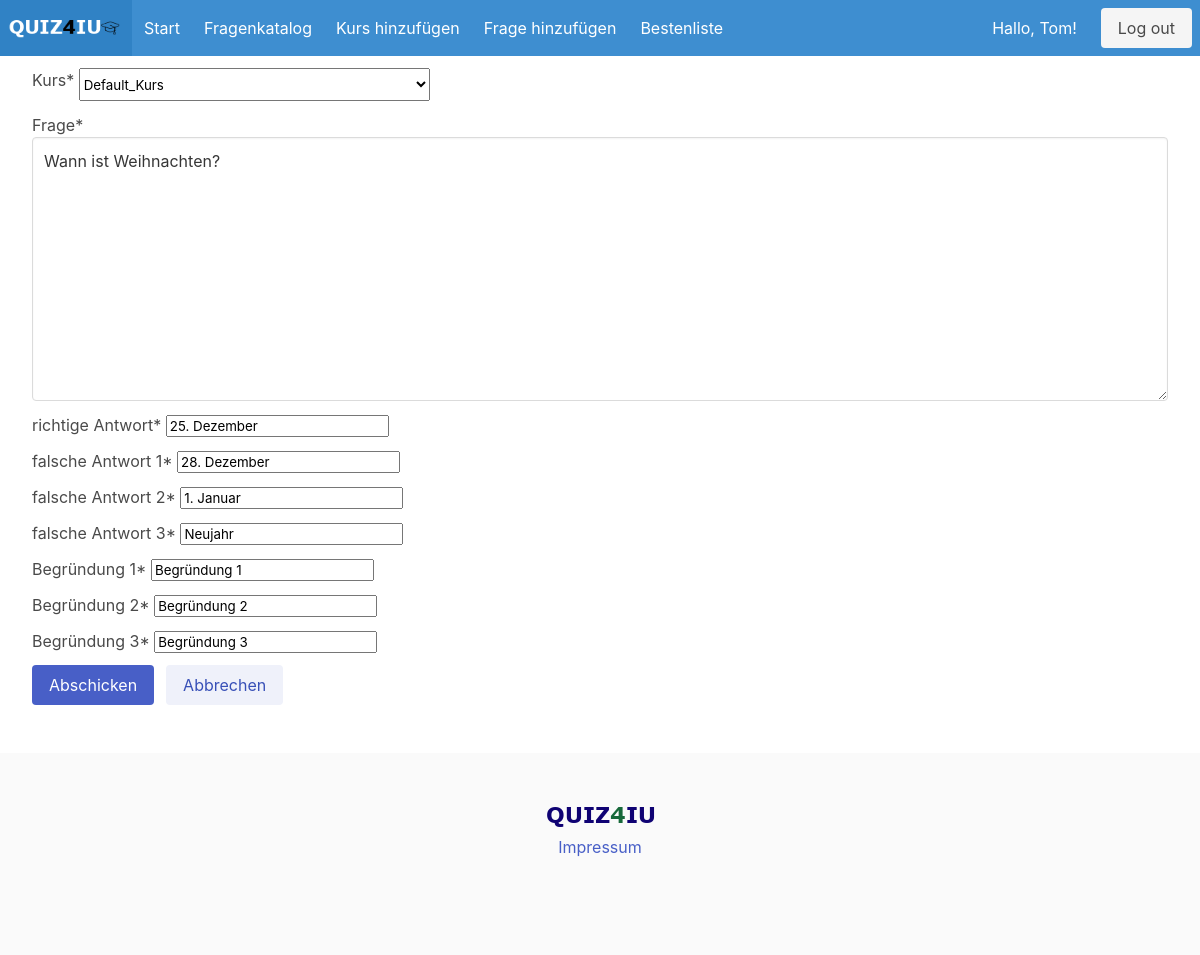
Screenshot of /update_question/2/ (signed in) with the database file from the repository.
### quiz/models.py (models this page shows, shortened)
class Question(models.Model):
    category = models.ForeignKey(Category, on_delete=models.CASCADE,default=getdefault)
    question = models.TextField()
    answer_correct = models.CharField(max_length = 200)
    answer_wrong_1 = models.CharField(max_length = 200)
    answer_wrong_2 = models.CharField(max_length = 200)
    answer_wrong_3 = models.CharField(max_length = 200)
    answer_reason_1 = models.CharField(max_length = 200)
    answer_reason_2 = models.CharField(max_length = 200)
    answer_reason_3 = models.CharField(max_length = 200)
    date = models.DateTimeField(auto_now_add=True)

### quiz/views.py (the view)
# urls.py: path('update_question/<int:pk>/', views.update_question, name="update_question"),
@login_required(login_url='login')
def update_question(request,pk):
    question = Question.objects.get(id=pk)
    form = QuestionForm(instance=question)
    if request.method == "POST":
        form = QuestionForm(request.POST, instance=question)
        if form.is_valid():
            form.save()
            return redirect('home')
    context = {'form':form}
    return render(request,'question_form.html',context)

### forms.py
class QuestionForm(ModelForm):
    class Meta:
        model = Question
        fields = '__all__'
        labels = {
            'category': ('Kurs'),
            'question': ('Frage'),
            'answer_correct': ('richtige Antwort'),
            'answer_wrong_1': ('falsche Antwort 1'),
            'answer_wrong_2': ('falsche Antwort 2'),
            'answer_wrong_3': ('falsche Antwort 3'),
            'answer_reason_1': ('Begründung 1'),
            'answer_reason_2': ('Begründung 2'),
            'answer_reason_3': ('Begründung 3'),
        }

### quiz/models.py (called while the page is built)
    def __str__(self):
        return self.name

### quiz/templates/question_form.html (shortened to what this page needs)
{% extends 'base_layout.html' %}
{% block content %}
{% load crispy_forms_tags %}
    <div class="px-2">
        <form method="POST" action="">
            {{ form|crispy }}
            <div class="field is-grouped my-3">
                <div class="control">
                  <button type="submit" name="save" class="button is-link">Abschicken</button>
                </div>
                <div class="control">
                  <button class="button is-link is-light" onclick="location.href='{% url 'home' %}'">Abbrechen</button>
                </div>
              </div>
        </form>
    </div>
{% endblock %}

### quiz/templates/includes/navbar.html (shortened to what this page needs)
    <nav class="navbar is-info mb-3" role="navigation" aria-label="main navigation">
      <div class="container is-fullhd px-2">
        <div class="navbar-brand">
          <a class="navbar-item" href = "/">
            <img src="/static/img/logo8.png" width="112" height="28">
          </a>
        </div>
        <div class="navbar-menu" id="nav-links">
          <div class="navbar-start">
            <a class="navbar-item" href = "/">
            Start
            </a>
              <a class="navbar-item" href="/categorylist/">
                Fragenkatalog
              </a>
                <a class="navbar-item" href="/create_category/">
                  Kurs hinzufügen
                </a>
                <a class="navbar-item" href="/create_question/">
                  Frage hinzufügen
                </a>
                <a class="navbar-item" href="/bestenliste/">
                  Bestenliste
                </a>
          </div>
          <div class="navbar-end">
            {% if request.user.is_authenticated %}
            <div class="navbar-item"><p>Hallo, </p><p class="is-capitalized">&nbsp{{request.user}}!</p></div>
            {% endif %}
            <div class="navbar-item">
                {% if request.user.is_authenticated %}
                <a class="button is-light" href="{% url 'logout' %}">
                    Log out
                  </a>
              {% endif %}
            </div>
          </div>
        </div>
      </div>
      </nav>

### rows the page displays
Question: category "Default_Kurs", question "Wann ist Weihnachten?", answer_correct "25. Dezember", answer_wrong_1 "28. Dezember", answer_wrong_2 "1. Januar", answer_wrong_3 "Neujahr", answer_reason_1 "Begründung 1", answer_reason_2 "Begründung 2", answer_reason_3 "Begründung 3"

### other values shown
{{ request.user }} "Tom"
